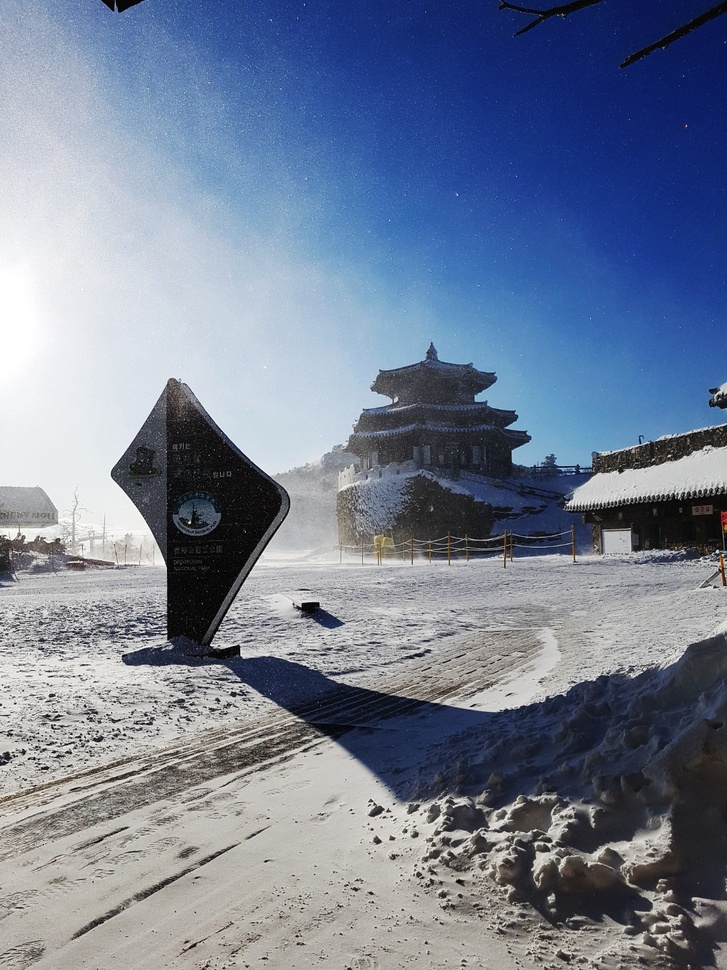
#> input picture python/mldl/main.jpg, 727 x 970 px, shrunk from 1080 x 1440 before the run
$ python cv02.py
#> lines starting #> are read from the running program, lines starting #| are printed output that depends on the picture; after the words box and inside, x2 and y2 are one past the last pixel; in counts of white or black regions, pixels touching at a corner belong together
import cv2
import time

image = cv2.imread('main.jpg', cv2.IMREAD_COLOR)
#> image is the input picture: shape (970, 727, 3); mean B, G, R 148.6, 127.2, 115.9
roi = image[100:200,100:200]
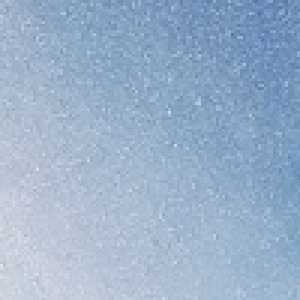
#> roi: shape (100, 100, 3) (shown 3 times larger); mean B, G, R 202, 176.6, 154.6
print(roi.shape)
#| (100, 100, 3)

image[0:100,0:100] = roi
#> image: shape (970, 727, 3); 1.42% of pixels changed, all inside (x1, y1, x2, y2) = (0, 0, 100, 100)


# [17 lines of commented-out code are left out]

cv2.imshow('image',image)
cv2.waitKey(0)
